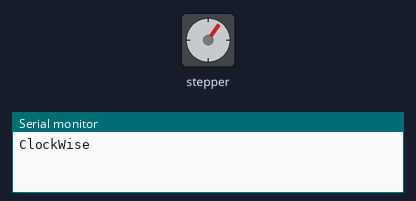
The sketch below on a simulated Arduino Uno, built with avr-gcc and run on an emulated ATmega328P. Shown: stepper motor, the last lines printed to the serial monitor. Stepper angles assume 100 steps per turn.

Above: at 0.05 s.
At 0.15 s:
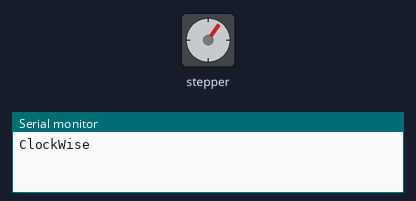
At 1.25 s:
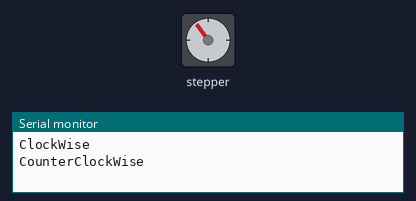
At 2.4 s:
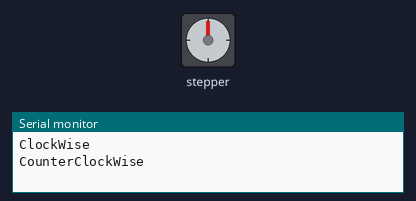
Timing chart, 0 to 5.5 s (numbered marks = the images above):
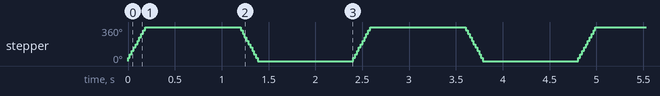

The sketch:

testStepperMotor.ino
```cpp
#include <Stepper.h>
const int stepsPerRevolution=100;
Stepper myStepper(stepsPerRevolution,8,9,10,11);
void setup() {
  // put your setup code here, to run once:
  myStepper.setSpeed(300);
  Serial.begin(9600);

}

void loop() {
  // put your main code here, to run repeatedly:
  Serial.println("ClockWise");
  myStepper.step(stepsPerRevolution);
  delay(1000);

  Serial.println("CounterClockWise");
  myStepper.step(-stepsPerRevolution);
  delay(1000);
}
```

Measured:
- by itself, stepper: repeats every 2.4 s: 72° 0.02 s, 108° 0.02 s, 144° 0.02 s, 180° 0.02 s, 216° 0.02 s, 252° 0.02 s, 288° 0.02 s, 324° 0.02 s, 360° 1.0 s, 324° 0.02 s, 288° 0.02 s, 252° 0.02 s, 216° 0.02 s, 180° 0.02 s, 144° 0.02 s, 108° 0.02 s, 72° 0.02 s, 36° 0.02 s, 0° 1.0 s, 36° 0.02 s
